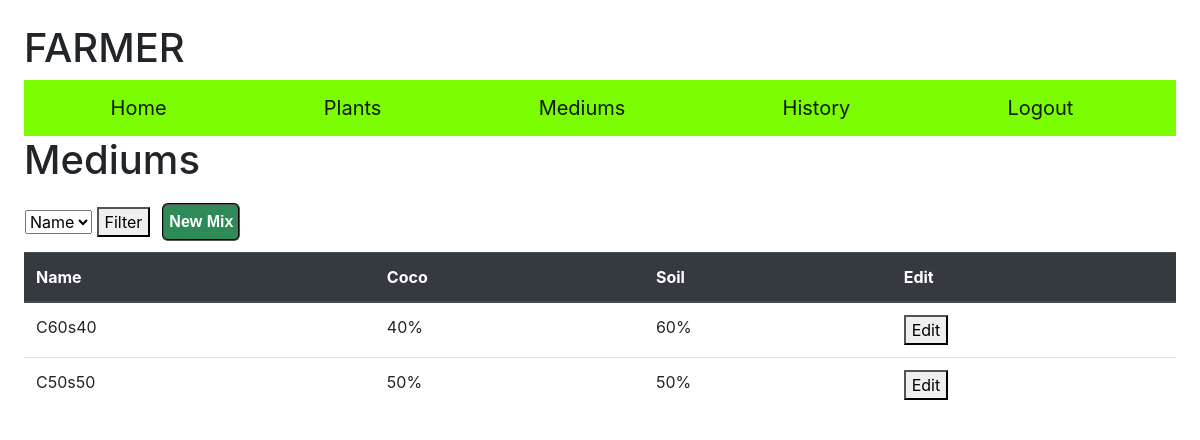
/medium (signed in), run on the app's committed database.
### farmer/models.py (models this page shows, shortened)
class Medium(models.Model):
    name = models.CharField(max_length=255)
    soil = models.IntegerField()
    coco = models.IntegerField()

### farmer/views.py (the view, shortened to what this page needs)
# urls.py: path("medium", views.medium, name="medium"),
@login_required
def medium(request):
    mediumlist = Medium.objects.all()
    return render(request, "farmer/medium.html", {"form": Newmedium(), "data": mediumlist})

### farmer/forms.py
class Newmedium(forms.Form):
    name =  forms.CharField(widget=forms.TextInput(attrs={'class':'toset', 'placeholder':'Medium name'}),label=(''))
    soil = forms.IntegerField(widget=forms.NumberInput(attrs={'class':'toset', 'placeholder':'Soil percentage'}),label=(''))
    coco = forms.IntegerField(widget=forms.NumberInput(attrs={'class':'toset', 'placeholder':'coco percentage'}),label=(''))

### farmer/templates/farmer/medium.html (shortened to what this page needs)
{% extends "farmer/layout.html" %}
{% block body %}
<h1>Mediums</h1>
<table class="filter">
    <tr>
        <td>
            <form action="/filter" method="POST">
                <select name="filter">
                <option value="name">Name</option>
                </select>
                <button type="submit">Filter</button>
            </form>
        </td>
        <td>
            <button id="myBtn" class="subbtn">New Mix</button>
        </td>
    </tr>
</table>
<table class="table" id="mediumtable">
    <thead class="thead-dark">
        <tr>
            <th scope="col">Name</th>
            <th scope="col">Coco</th>
            <th scope="col">Soil</th>
            <th scope="col">Edit</th>
        </tr>
    </thead>
    <tbody>
        {% for i in data %}
        <tr>
            <td class="name" style = "text-transform:capitalize;">{{i.name}}</td>
            <td class="soil" value="{{i.soil}}">{{i.soil}}%</td>
            <td class="coco" value="{{i.coco}}">{{i.coco}}%</td>
            <td>
                <button class="editmedium" value="{{i.id}}">Edit</button>
            </td>
        </tr>
        {% endfor %}
    </tbody>
</table>
{% endblock %}

### farmer/static/farmer/style.css (style rules this page uses)
body { padding: 2%; }
.subbtn { margin: 10px; background-color: seagreen; color: white; font-weight: bold; font-family: sans-serif; padding: 5px; border-radius: 6px; border-style: groove; }

### data on the page
Medium: name "C60s40", soil "40", coco "60", {{ i.id }} 1 (drawn)
Medium: name "C50s50", soil "50", coco "50", {{ i.id }} 2 (drawn)
